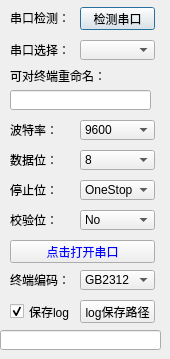
     <widget class="QWidget" name="protocalSettingPage1">
      <attribute name="title">
       <string>串口</string>
      </attribute>
      <widget class="QComboBox" name="stop_bit">
       <property name="geometry">
        <rect>
         <x>80</x>
         <y>180</y>
         <width>75</width>
         <height>20</height>
        </rect>
       </property>
       <item>
        <property name="text">
         <string>OneStop</string>
        </property>
       </item>
       <item>
        <property name="text">
         <string>OneAndHalfStop</string>
        </property>
       </item>
       <item>
        <property name="text">
         <string>TwoStop</string>
        </property>
       </item>
       <item>
        <property name="text">
         <string>UnknownStopBits</string>
        </property>
       </item>
      </widget>
      <widget class="QComboBox" name="data_bits">
       <property name="geometry">
        <rect>
         <x>80</x>
         <y>150</y>
         <width>75</width>
         <height>20</height>
        </rect>
       </property>
       <item>
        <property name="text">
         <string>8</string>
        </property>
       </item>
       <item>
        <property name="text">
         <string>7</string>
        </property>
       </item>
       <item>
        <property name="text">
         <string>6</string>
        </property>
       </item>
       <item>
        <property name="text">
         <string>5</string>
        </property>
       </item>
      </widget>
      <widget class="QPushButton" name="open_close_buttom">
       <property name="geometry">
        <rect>
         <x>10</x>
         <y>240</y>
         <width>145</width>
         <height>23</height>
        </rect>
       </property>
       <property name="styleSheet">
        <string notr="true">font: 9pt &quot;黑体&quot;;
color: rgb(0, 0, 255);
selection-color: qconicalgradient(cx:0, cy:0, angle:135, stop:0 rgba(255, 255, 0, 69), stop:0.375 rgba(255, 255, 0, 69), stop:0.423533 rgba(251, 255, 0, 145), stop:0.45 rgba(247, 255, 0, 208), stop:0.477581 rgba(255, 244, 71, 130), stop:0.518717 rgba(255, 218, 71, 130), stop:0.55 rgba(255, 255, 0, 255), stop:0.57754 rgba(255, 203, 0, 130), stop:0.625 rgba(255, 255, 0, 69), stop:1 rgba(255, 255, 0, 69));</string>
       </property>
       <property name="text">
        <string>点击打开串口</string>
       </property>
      </widget>
      <widget class="QComboBox" name="encodingtype">
       <property name="geometry">
        <rect>
         <x>80</x>
         <y>270</y>
         <width>75</width>
         <height>20</height>
        </rect>
       </property>
       <item>
        <property name="text">
         <string>GB2312</string>
        </property>
       </item>
       <item>
        <property name="text">
         <string>GBK</string>
        </property>
       </item>
       <item>
        <property name="text">
         <string>UTF-8</string>
        </property>
       </item>
      </widget>
      <widget class="QComboBox" name="checksum_bits">
       <property name="geometry">
        <rect>
         <x>80</x>
         <y>210</y>
         <width>75</width>
         <height>20</height>
        </rect>
       </property>
       <item>
        <property name="text">
         <string>No</string>
        </property>
       </item>
       <item>
        <property name="text">
         <string>Even</string>
        </property>
       </item>
       <item>
        <property name="text">
         <string>Odd</string>
        </property>
       </item>
       <item>
        <property name="text">
         <string>Space</string>
        </property>
       </item>
       <item>
        <property name="text">
         <string>Mark</string>
        </property>
       </item>
       <item>
        <property name="text">
         <string>Unknown</string>
        </property>
       </item>
      </widget>
      <widget class="QPushButton" name="check_com">
       <property name="geometry">
        <rect>
         <x>80</x>
         <y>7</y>
         <width>75</width>
         <height>23</height>
        </rect>
       </property>
       <property name="text">
        <string>检测串口</string>
       </property>
       <property name="autoRepeatInterval">
        <number>100</number>
       </property>
       <property name="default">
        <bool>true</bool>
       </property>
      </widget>
      <widget class="QLabel" name="s1__lb_12">
       <property name="geometry">
        <rect>
         <x>10</x>
         <y>180</y>
         <width>48</width>
         <height>20</height>
        </rect>
       </property>
       <property name="text">
        <string>停止位：</string>
       </property>
      </widget>
      <widget class="QLabel" name="s1__lb_11">
       <property name="geometry">
        <rect>
         <x>10</x>
         <y>210</y>
         <width>48</width>
         <height>20</height>
        </rect>
       </property>
       <property name="text">
        <string>校验位：</string>
       </property>
      </widget>
      <widget class="QComboBox" name="baud_rate_option">
       <property name="geometry">
        <rect>
         <x>80</x>
         <y>120</y>
         <width>75</width>
         <height>20</height>
        </rect>
       </property>
       <item>
        <property name="text">
         <string>9600</string>
        </property>
       </item>
       <item>
        <property name="text">
         <string>115200</string>
        </property>
       </item>
       <item>
        <property name="text">
         <string>57600</string>
        </property>
       </item>
       <item>
        <property name="text">
         <string>2400</string>
        </property>
       </item>
       <item>
        <property name="text">
         <string>4800</string>
        </property>
       </item>
       <item>
        <property name="text">
         <string>14400</string>
        </property>
       </item>
       <item>
        <property name="text">
         <string>19200</string>
        </property>
       </item>
       <item>
        <property name="text">
         <string>38400</string>
        </property>
       </item>
       <item>
        <property name="text">
         <string>76800</string>
        </property>
       </item>
       <item>
        <property name="text">
         <string>12800</string>
        </property>
       </item>
       <item>
        <property name="text">
         <string>230400</string>
        </property>
       </item>
       <item>
        <property name="text">
         <string>460800</string>
        </property>
       </item>
      </widget>
      <widget class="QLabel" name="label">
       <property name="geometry">
        <rect>
         <x>10</x>
         <y>270</y>
         <width>60</width>
         <height>20</height>
        </rect>
       </property>
       <property name="text">
        <string>终端编码：</string>
       </property>
      </widget>
      <widget class="QComboBox" name="com_option">
       <property name="geometry">
        <rect>
         <x>80</x>
         <y>40</y>
         <width>75</width>
         <height>20</height>
        </rect>
       </property>
      </widget>
      <widget class="QLabel" name="s1__lb_7">
       <property name="geometry">
        <rect>
         <x>10</x>
         <y>7</y>
         <width>60</width>
         <height>21</height>
        </rect>
       </property>
       <property name="text">
        <string>串口检测：</string>
       </property>
      </widget>
      <widget class="QLabel" name="label_2">
       <property name="geometry">
        <rect>
         <x>10</x>
         <y>70</y>
         <width>145</width>
         <height>12</height>
        </rect>
       </property>
       <property name="text">
        <string>可对终端重命名：</string>
       </property>
      </widget>
      <widget class="QLabel" name="s1__lb_9">
       <property name="geometry">
        <rect>
         <x>10</x>
         <y>120</y>
         <width>48</width>
         <height>20</height>
        </rect>
       </property>
       <property name="text">
        <string>波特率：</string>
       </property>
      </widget>
      <widget class="QLabel" name="s1__lb_10">
       <property name="geometry">
        <rect>
         <x>10</x>
         <y>150</y>
         <width>48</width>
         <height>20</height>
        </rect>
       </property>
       <property name="text">
        <string>数据位：</string>
       </property>
      </widget>
      <widget class="QLabel" name="s1__lb_8">
       <property name="geometry">
        <rect>
         <x>10</x>
         <y>40</y>
         <width>60</width>
         <height>20</height>
        </rect>
       </property>
       <property name="text">
        <string>串口选择：</string>
       </property>
      </widget>
      <widget class="QLineEdit" name="renameconsole">
       <property name="geometry">
        <rect>
         <x>10</x>
         <y>90</y>
         <width>141</width>
         <height>20</height>
        </rect>
       </property>
      </widget>
      <widget class="QLineEdit" name="savelogdir">
       <property name="geometry">
        <rect>
         <x>0</x>
         <y>330</y>
         <width>161</width>
         <height>20</height>
        </rect>
       </property>
      </widget>
      <widget class="QCheckBox" name="checkBox_savelog">
       <property name="geometry">
        <rect>
         <x>10</x>
         <y>300</y>
         <width>61</width>
         <height>23</height>
        </rect>
       </property>
       <property name="text">
        <string>保存log</string>
       </property>
       <property name="checked">
        <bool>true</bool>
       </property>
      </widget>
      <widget class="QPushButton" name="select_logdir">
       <property name="geometry">
        <rect>
         <x>80</x>
         <y>300</y>
         <width>75</width>
         <height>23</height>
        </rect>
       </property>
       <property name="text">
        <string>log保存路径</string>
       </property>
      </widget>
     </widget>
